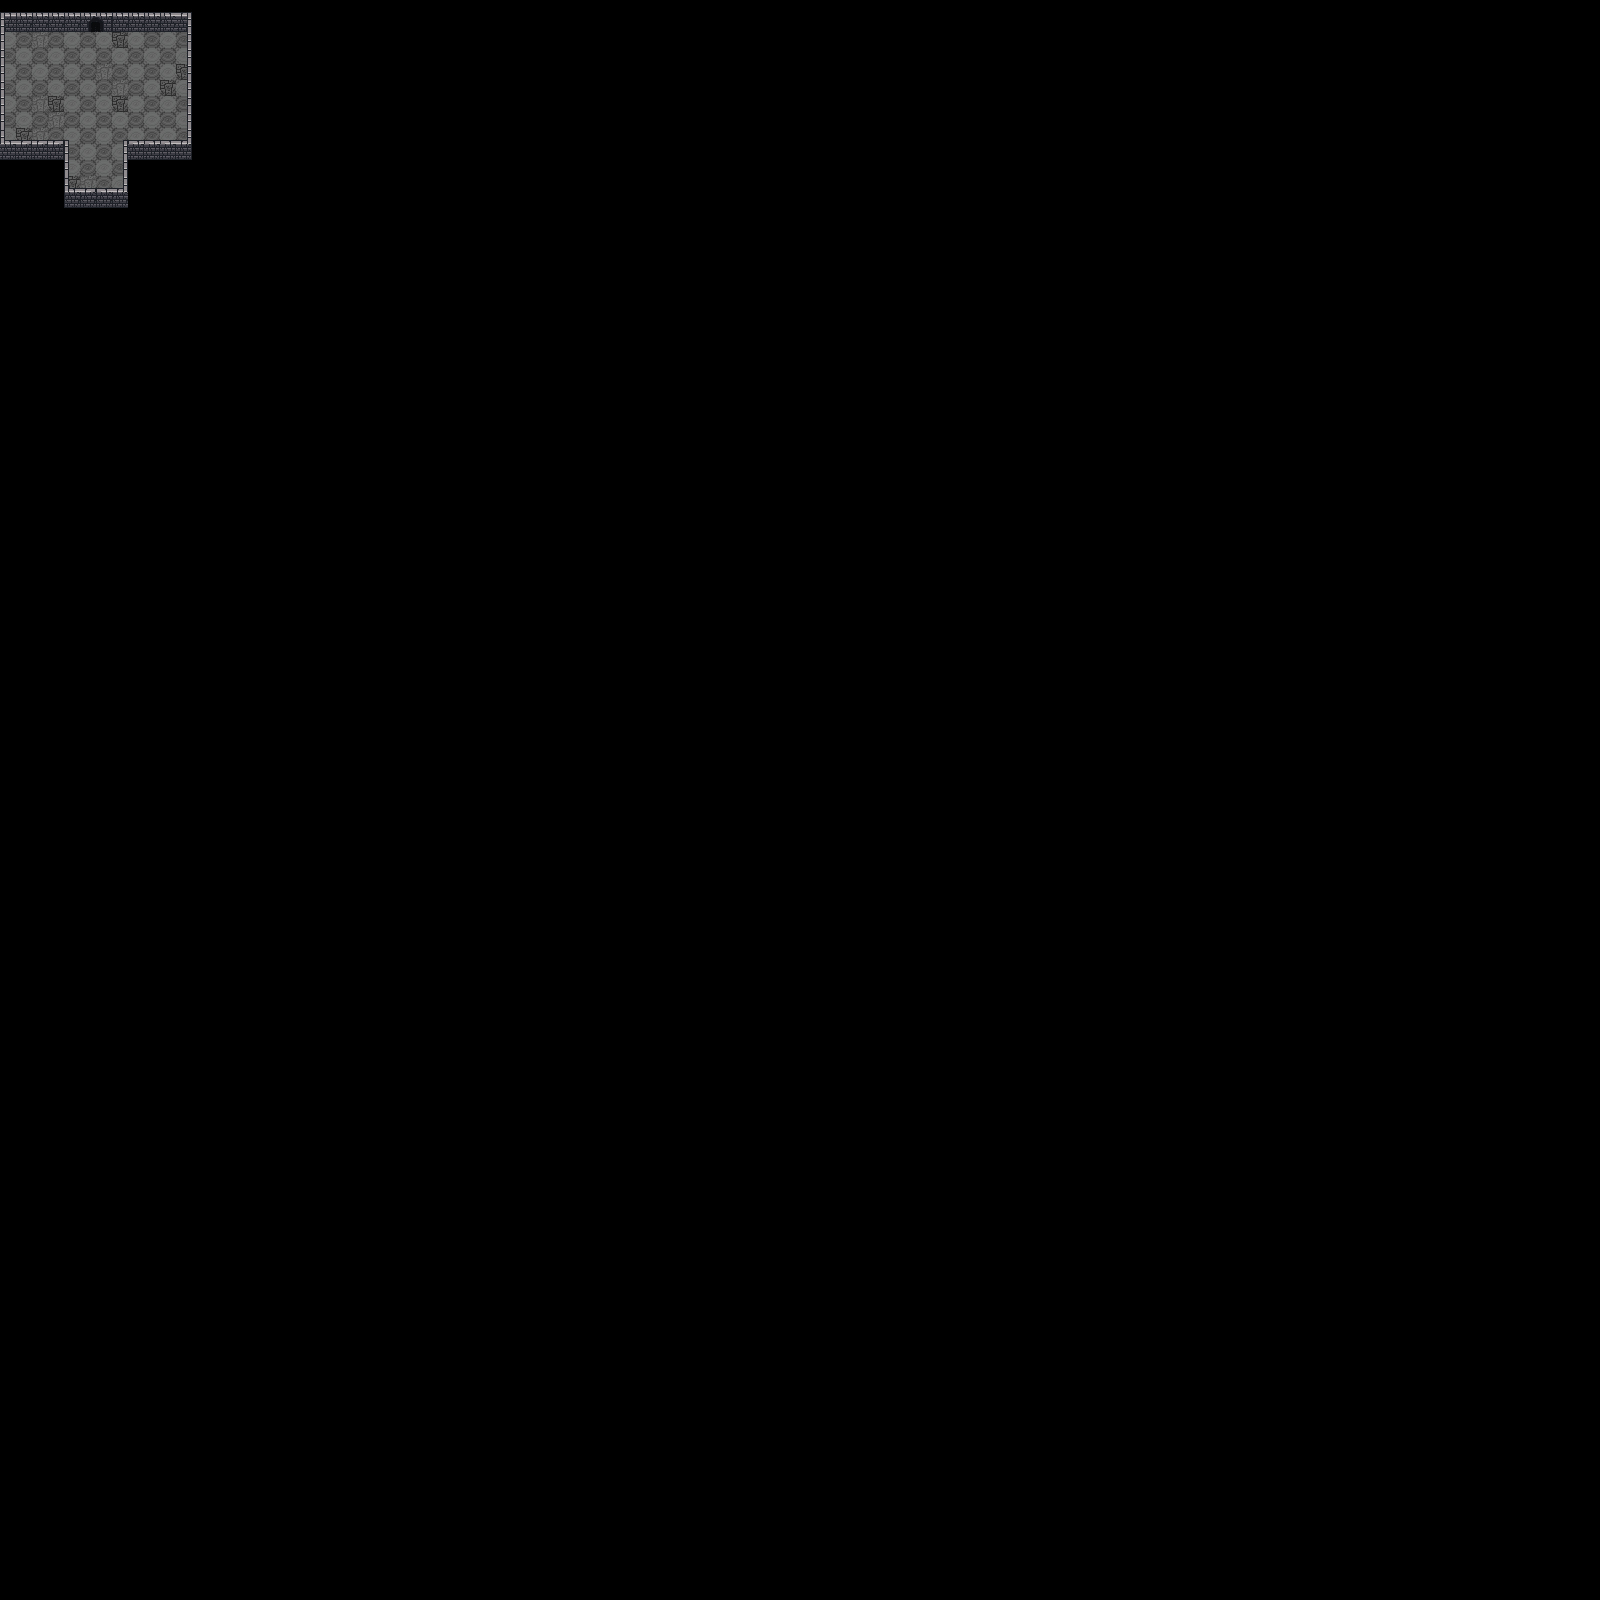

The image is a tile-based game level rendered from a .tmx file. Its description and source (layers, tilesets, objects; grid data summarised) follow:
An orthogonal 100x100 tile map with 16x16 px tiles, 3 tile layers (Floor, Wall, Fake Wall).

<map version="1.2" tiledversion="1.3.5" orientation="orthogonal" renderorder="right-down" width="100" height="100" tilewidth="16" tileheight="16" infinite="0" nextlayerid="6" nextobjectid="11">
 <tileset firstgid="1" source="dungeon_tiles.tsx" />
 <layer id="2" name="Floor" width="100" height="100">
  <data>[10000 cells, 96 non-empty, 4 distinct tile ids]</data>
 </layer>
 <layer id="1" name="Wall" width="100" height="100">
  <data>[10000 cells, 56 non-empty, 12 distinct tile ids]</data>
 </layer>
 <layer id="5" name="Fake Wall" width="100" height="100">
  <data>[10000 cells, 10 non-empty, 4 distinct tile ids]</data>
 </layer>
</map>
